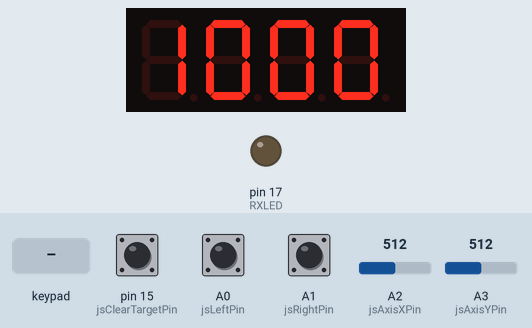
Simulated run of this sketch. Board: Arduino Leonardo, built with avr-gcc and run on an emulated ATmega32U4. Parts: 4-digit seven-segment display, output pins drawn as LEDs (lit = HIGH). The test bench sets the inputs (shaded band); at power-on: pin 15 (jsClearTargetPin) HIGH, A0 (jsLeftPin) HIGH, A1 (jsRightPin) HIGH, A2 (jsAxisXPin) = 512, A3 (jsAxisYPin) = 512.

Above: at 2.2 s.
2.3 s: key '*' pressed
At 3.4 s:
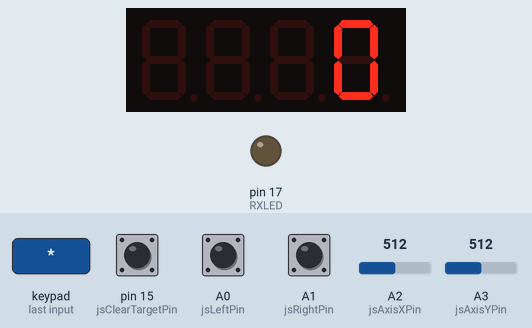
3.9 s: keypad keys 9 9 9 9 pressed 0.4 s apart
At 6.6 s:
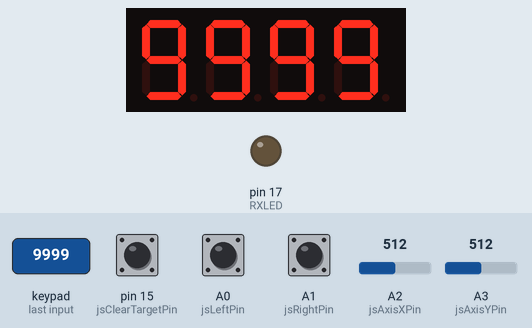
Timing chart, 0 to 8.1 s (numbered marks = the images above; inputs shaded):
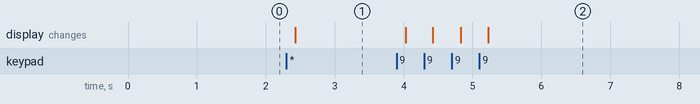

The sketch:

extBoard.ino
```cpp
#include "Arduino.h"
#include <avr/wdt.h>

#define WDT_TIMEOUT           WDTO_1S //timeout of WDT = 250ms
#define WDT_RESET_TIME        100     //time to reset wdt in ms

#include <Mouse.h>
#include <Keyboard.h>
#include <TM1637Display.h>
#include <Keypad.h>

/**
 * DEBUG DECLARATION
 */
#define DEBUG				0

#if DEBUG
# define DEBUG_JS			0
# define DEBUG_KEYPAD		1
# define DEBUG_PANEL		0
#endif	//#if DEBUG

/**
 * IO DEFINITION
 */
const byte jsAxisXPin = A2;
const byte jsAxisYPin = A3;
const byte jsRightPin = A1;
const byte jsLeftPin = A0;
const byte jsClearTargetPin = 15;
const byte dispClkPin = 10;
const byte dispDioPin = 16;
const byte resvPin = 14;

/**
 * JOYSTICK parameters
 */
const int jsRange = 12;				// output range of X or Y movement
const int jsResponseDelay = 50;		// response delay of the mouse, in ms
const int jsThreshold = 2;			// resting threshold
const int jsCenter = jsRange / 2;	// resting position value
bool jsLeftClickingFlag = 0;
bool jsRightClickingFlag = 0;
bool jsClearClickingFlag = 0;

/**
 * KEYPAD parameters
 */
const byte KP_ROWS = 4;
const byte KP_COLS = 4;
byte KP_ROWPINS[KP_ROWS] = { 2, 3, 4, 5 };
byte KP_COLPINS[KP_COLS] = { 6, 7, 8, 9 };
char hexaKeys[KP_ROWS][KP_COLS] = { { '1', '4', '7', '*' }, { '2', '5', '8', '0' }, {
	'3',
	'6',
	'9',
	'#' }, { 'A', 'B', 'C', 'D' } };
bool inputNewValue = 0;
String temDisplayData;
//initialize an instance of class NewKeypad
Keypad keypad = Keypad(makeKeymap(hexaKeys), KP_ROWPINS, KP_COLPINS, KP_ROWS, KP_COLS);

/**
 * DISPLAY parameters
 */
const uint32_t DISPLAY_REFRESH_TIMEOUT = 100;
uint16_t displayData = 1000;
TM1637Display display(dispClkPin, dispDioPin);

/**
 * PANEL parameters
 */
byte RXLED = 17;  // The RX LED has a defined Arduino pin
// The TX LED was not so lucky, we'll need to use pre-defined
// macros (TXLED1, TXLED0) to control that.
// (We could use the same macros for the RX LED too -- RXLED1,
//  and RXLED0.)
String sPanel = "";
uint32_t txLedTimer = 0;

void setup()
{
	wdt_enable(WDT_TIMEOUT);

	dispInit();
	kpInit();
	jsInit();
	panelInit();
}

void loop()
{
	wdt_reset();

	dispHandler();
	jsHandler();
	kpHandler();
	panelHandler();
}

/**
 * JOYSTICK
 */
void jsInit()
{
	pinMode(jsAxisXPin, INPUT);
	pinMode(jsAxisYPin, INPUT);

	pinMode(jsLeftPin, INPUT_PULLUP);
	pinMode(jsRightPin, INPUT_PULLUP);
	pinMode(jsClearTargetPin, INPUT_PULLUP);

	//short delay to let outputs settle
	delayWdt(1000);
}

void jsHandler()
{
	static uint32_t jsResponseTimer = 0;
	int xReading = 0;
	int yReading = 0;
	String s;


	if (millis() >= jsResponseTimer) {
		jsResponseTimer = millis() + jsResponseDelay;

		// read and scale the two axes:
		xReading = jsReadAxis(jsAxisXPin, 0);
		yReading = jsReadAxis(jsAxisYPin, 1);

		Mouse.move(xReading, yReading, 0);

		/**
		 * LEFT CLICK
		 */
		if (!jsLeftClickingFlag && digitalRead(jsLeftPin) == 0) {
			jsLeftClickingFlag = 1;
			// click the left button down
			Mouse.press(MOUSE_LEFT);
			// set target in rectangular zone
			Keyboard.write('b');
		}
		else if (jsLeftClickingFlag == 1 && digitalRead(jsLeftPin) == 1) {
			jsLeftClickingFlag = 0;
			// release the left button
			Mouse.release(MOUSE_LEFT);
			// release rectangular zone
			Keyboard.write('b');
		}

		/**
		 * RIGHT CLICK
		 */
		if (!jsRightClickingFlag && digitalRead(jsRightPin) == 0) {
			jsRightClickingFlag = 1;
			// click the Right button down
			Mouse.press(MOUSE_RIGHT);
		}
		else if (jsRightClickingFlag == 1 && digitalRead(jsRightPin) == 1) {
			jsRightClickingFlag = 0;
			// release the Right button
			Mouse.release(MOUSE_RIGHT);
		}

		/**
		 * CLEAR TARGET CLICK
		 */
		if (!jsClearClickingFlag && digitalRead(jsClearTargetPin) == 0) {
			jsClearClickingFlag = 1;
#if DEBUG_KEYPAD
			Keyboard.println(F("CLRTRK"));
#else
			// send clear target:
			// to Jetson
			//Keyboard.println(F("CLRTRK"));
			// or Panel
			s = F("$CLRTRK*");
			panelSendString(&s);
#endif	//#if DEBUG_KEYPAD

		}
		else if (jsClearClickingFlag && digitalRead(jsClearTargetPin) == 1)
			jsClearClickingFlag = 0;

	}	//(millis() >= jsResponseTimer)

}

int jsReadAxis(byte thisAxis, bool foldVal)
{
	int distance = 0;

	// read the analog input:
	int reading = analogRead(thisAxis);

	// map the reading from the analog input range to the output range:
	reading = map(reading, 0, 1023, 0, jsRange);

	// if the output reading is outside from the rest position threshold, use it:
	if (foldVal)
		distance = reading - jsCenter;
	else
		distance = jsCenter - reading;

	if (abs(distance) < jsThreshold)
		distance = 0;

	// return the distance for this axis:
	return distance;
}

/**
 * KEYPAD
 */
void kpInit()
{

}

void kpHandler()
{
	String tem;
	uint16_t temValue = 0;
	char keyPress = keypad.getKey();

	if (keyPress) {
#if DEBUG_KEYPAD
		Keyboard.write(keyPress);
#endif	//#if DEBUG_KEYPAD
		//add keypad handler here
		if (!inputNewValue) {
			switch (keyPress)
			{
			case 'A':
				displayData += 50;
				if (displayData >= 10000)
					displayData = 9999;
				break;
			case 'B':
				if (displayData > 50)
					displayData -= 50;
				else
					displayData = 0;
				break;
			case 'C':
				displayData = 1000;
				break;
			case 'D':
				panelSendNewRange(displayData);
				break;
			case '*':
				displayData = 0;
				temDisplayData = "";
				inputNewValue = 1;
				break;
			case '#':
				break;
			}
		}	//(!inputNewValue)
		else {
			if (keyPress >= '0' && keyPress <= '9') {
				temDisplayData += keyPress;
				if (temDisplayData.toInt() >= 10000)
					temDisplayData = "9999";
				displayData = temDisplayData.toInt();

			}	//(keyPress >= '0' && keyPress <= '9')
			else if (keyPress == 'D') {
				//send to Panel
				temValue = (uint16_t) temDisplayData.toInt();
				if (temValue >= 10000)
					temValue = 9999;
				displayData = temValue;
				panelSendNewRange(displayData);
				inputNewValue = 0;
			}
			else if (keyPress == '#') {
				// set to zero
				temDisplayData = "";
				displayData = 0;
			}
		}	// else (!inputNewValue)
	}
}

/**
 * DISPLAY
 */
void dispInit()
{
	display.setBrightness(0x0F);
	display.showNumberDec(displayData);
}

void dispHandler()
{
	static uint16_t _prevDisplayData = 0;
	static uint32_t _changeDisplayTimer = 0;

	if (_changeDisplayTimer && millis() > _changeDisplayTimer) {
		_changeDisplayTimer = 0;

		if (displayData != _prevDisplayData) {
			display.showNumberDec(displayData);
			_prevDisplayData = displayData;
		}
	}

	if (_changeDisplayTimer == 0 && displayData != _prevDisplayData)
		_changeDisplayTimer = millis() + DISPLAY_REFRESH_TIMEOUT;
}

/**
 * PANEL
 */
void panelInit()
{
	Serial1.begin(115200);
	pinMode(RXLED, OUTPUT);
	digitalWrite(RXLED, LOW);
	TXLED0;
}

void panelHandler()
{
	char c;
	bool sCompleted = 0;
	byte awal, akhir;
	uint16_t lrfVal = 0;
	String tem;

	if (txLedTimer && millis() >= txLedTimer) {
		txLedTimer = 0;
		TXLED0;
	}

	if (Serial1.available()) {
		c = Serial1.read();

		if (c == '$')
			sPanel = "";
		else if (c == '*')
			sCompleted = 1;

		sPanel += c;
	}

	if (sCompleted) {
		if (sPanel.indexOf(F("$LRF,")) >= 0) {
			digitalWrite(RXLED, !digitalRead(RXLED));
#if DEBUG_PANEL
			Keyboard.println(sPanel);
#endif	//#if DEBUG_PANEL

			awal = 5;
			akhir = sPanel.indexOf('*');
			tem = sPanel.substring(awal, akhir);

			lrfVal = tem.toInt();
			if (lrfVal < 10000 && lrfVal != displayData)
				displayData = lrfVal;
		}
	}
}

void panelSendNewRange(uint16_t range)
{
	Serial1.print(F("$DISP,"));
	Serial1.print(range);
	Serial1.println(F("*"));
	TXLED1;
	txLedTimer = millis() + 100;
}

void panelSendString(String *s)
{
	Serial1.print(*s);
	TXLED1;
	txLedTimer = millis() + 100;
}

/**
 * WDT
 */
//delay with wdt enable
void delayWdt(unsigned int _delay)
{
	wdt_reset();
	if (_delay <= WDT_RESET_TIME) {
		delay(_delay);
	}
	else {
		while (_delay > WDT_RESET_TIME) {
			delay(WDT_RESET_TIME);
			wdt_reset();
			_delay -= WDT_RESET_TIME;
		}
		delay(_delay);
	}
	wdt_reset();
}
```

Measured:
- after the input at 2.3 s, the display: changes after 0.13 s (image 1)
- after the input at 3.9 s, the display: first changes after 0.13 s (image 2 shows a later state)
